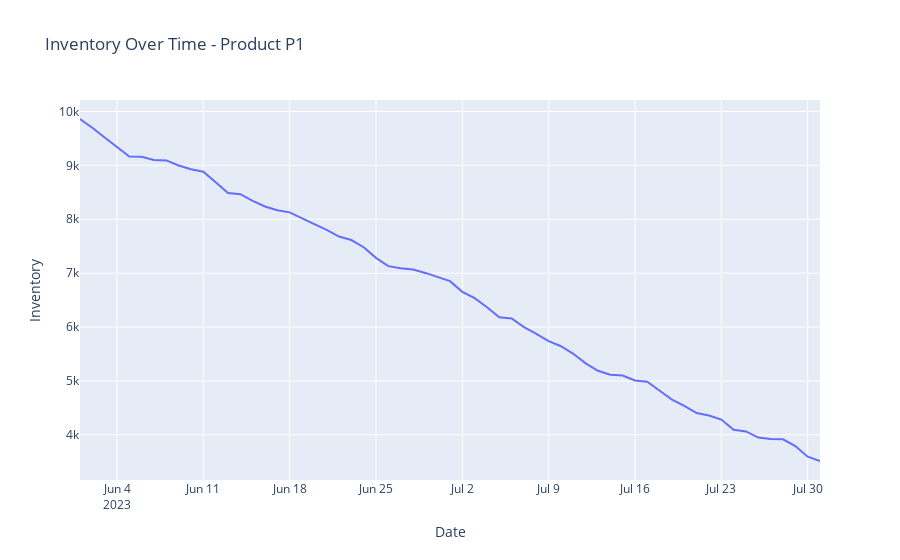
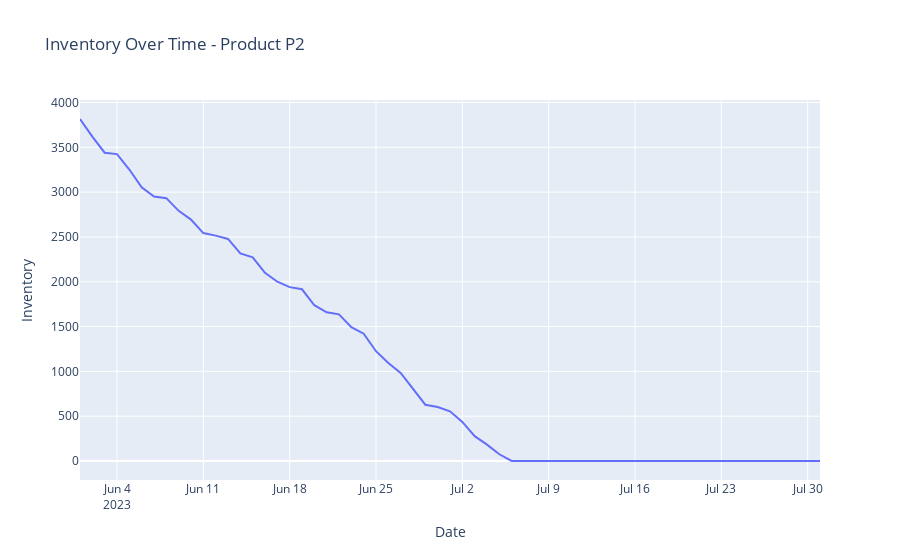
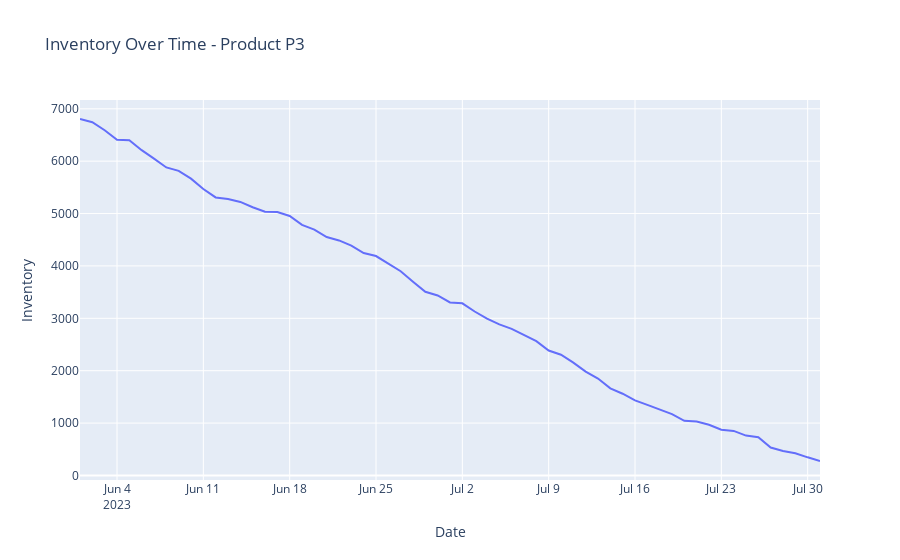

Here is the notebook cell these charts were saved with, in order:
### Markdown cell above
INVENTORY PLOTS OVER THE PERIOD

### Code cell
import plotly.express as px

fig_inventory_p1 = px.line(data[data['Product_ID'] == 'P1'], x='Date', y='Inventory', title='Inventory Over Time - Product P1')

fig_inventory_p2 = px.line(data[data['Product_ID'] == 'P2'], x='Date', y='Inventory', title='Inventory Over Time - Product P2')

fig_inventory_p3 = px.line(data[data['Product_ID'] == 'P3'], x='Date', y='Inventory', title='Inventory Over Time - Product P3')

fig_inventory_p1.show()
fig_inventory_p2.show()
fig_inventory_p3.show()

### Figure 1 — Plotly figure (JSON) as saved in the notebook; plotly's stock layout.template omitted (floating-point values rounded to 4 significant figures)
{"data": [{"hovertemplate": "Date=%{x}<br>Inventory=%{y}<extra></extra>", "legendgroup": "", "line": {"color": "#636efa", "dash": "solid"}, "marker": {"symbol": "circle"}, "mode": "lines", "name": "", "orientation": "v", "showlegend": false, "type": "scatter", "x": ["2023-06-01", "2023-06-02", "2023-06-03", "2023-06-04", "2023-06-05", "2023-06-06", "2023-06-07", "2023-06-08", "2023-06-09", "2023-06-10", "2023-06-11", "2023-06-12", "2023-06-13", "2023-06-14", "2023-06-15", "2023-06-16", "2023-06-17", "2023-06-18", "2023-06-19", "2023-06-20", "2023-06-21", "2023-06-22", "2023-06-23", "2023-06-24", "2023-06-25", "2023-06-26", "2023-06-27", "2023-06-28", "2023-06-29", "2023-06-30", "2023-07-01", "2023-07-02", "2023-07-03", "2023-07-04", "2023-07-05", "2023-07-06", "2023-07-07", "2023-07-08", "2023-07-09", "2023-07-10", "2023-07-11", "2023-07-12", "2023-07-13", "2023-07-14", "2023-07-15", "2023-07-16", "2023-07-17", "2023-07-18", "2023-07-19", "2023-07-20", "2023-07-21", "2023-07-22", "2023-07-23", "2023-07-24", "2023-07-25", "2023-07-26", "2023-07-27", "2023-07-28", "2023-07-29", "2023-07-30", "2023-07-31"], "xaxis": "x", "y": [9860, 9699, 9517, 9345, 9165, 9158, 9099, 9092, 8998, 8927, 8882, 8685, 8486, 8466, 8341, 8238, 8167, 8128, 8014, 7909, 7802, 7680, 7615, 7481, 7284, 7131, 7092, 7067, 7005, 6935, 6852, 6654, 6536, 6367, 6182, 6159, 5999, 5875, 5738, 5645, 5504, 5328, 5189, 5116, 5103, 5011, 4986, 4820, 4655, 4539, 4406, 4359, 4285, 4097, 4064, 3950, 3926, 3918, 3793, 3595, 3516], "yaxis": "y"}], "layout": {"legend": {"tracegroupgap": 0}, "title": {"text": "Inventory Over Time - Product P1"}, "xaxis": {"anchor": "y", "domain": [0, 1], "title": {"text": "Date"}}, "yaxis": {"anchor": "x", "domain": [0, 1], "title": {"text": "Inventory"}}}}

### Figure 2 — Plotly figure (JSON) as saved in the notebook; plotly's stock layout.template omitted (floating-point values rounded to 4 significant figures)
{"data": [{"hovertemplate": "Date=%{x}<br>Inventory=%{y}<extra></extra>", "legendgroup": "", "line": {"color": "#636efa", "dash": "solid"}, "marker": {"symbol": "circle"}, "mode": "lines", "name": "", "orientation": "v", "showlegend": false, "type": "scatter", "x": ["2023-06-01", "2023-06-02", "2023-06-03", "2023-06-04", "2023-06-05", "2023-06-06", "2023-06-07", "2023-06-08", "2023-06-09", "2023-06-10", "2023-06-11", "2023-06-12", "2023-06-13", "2023-06-14", "2023-06-15", "2023-06-16", "2023-06-17", "2023-06-18", "2023-06-19", "2023-06-20", "2023-06-21", "2023-06-22", "2023-06-23", "2023-06-24", "2023-06-25", "2023-06-26", "2023-06-27", "2023-06-28", "2023-06-29", "2023-06-30", "2023-07-01", "2023-07-02", "2023-07-03", "2023-07-04", "2023-07-05", "2023-07-06", "2023-07-07", "2023-07-08", "2023-07-09", "2023-07-10", "2023-07-11", "2023-07-12", "2023-07-13", "2023-07-14", "2023-07-15", "2023-07-16", "2023-07-17", "2023-07-18", "2023-07-19", "2023-07-20", "2023-07-21", "2023-07-22", "2023-07-23", "2023-07-24", "2023-07-25", "2023-07-26", "2023-07-27", "2023-07-28", "2023-07-29", "2023-07-30", "2023-07-31"], "xaxis": "x", "y": [3816, 3620, 3440, 3424, 3252, 3055, 2951, 2933, 2791, 2694, 2543, 2515, 2478, 2317, 2273, 2100, 2000, 1940, 1916, 1738, 1659, 1636, 1493, 1421, 1225, 1093, 982, 804, 628, 602, 554, 436, 277, 183, 75, 0, 0, 0, 0, 0, 0, 0, 0, 0, 0, 0, 0, 0, 0, 0, 0, 0, 0, 0, 0, 0, 0, 0, 0, 0, 0], "yaxis": "y"}], "layout": {"legend": {"tracegroupgap": 0}, "title": {"text": "Inventory Over Time - Product P2"}, "xaxis": {"anchor": "y", "domain": [0, 1], "title": {"text": "Date"}}, "yaxis": {"anchor": "x", "domain": [0, 1], "title": {"text": "Inventory"}}}}

### Figure 3 — Plotly figure (JSON) as saved in the notebook; plotly's stock layout.template omitted (floating-point values rounded to 4 significant figures)
{"data": [{"hovertemplate": "Date=%{x}<br>Inventory=%{y}<extra></extra>", "legendgroup": "", "line": {"color": "#636efa", "dash": "solid"}, "marker": {"symbol": "circle"}, "mode": "lines", "name": "", "orientation": "v", "showlegend": false, "type": "scatter", "x": ["2023-06-01", "2023-06-02", "2023-06-03", "2023-06-04", "2023-06-05", "2023-06-06", "2023-06-07", "2023-06-08", "2023-06-09", "2023-06-10", "2023-06-11", "2023-06-12", "2023-06-13", "2023-06-14", "2023-06-15", "2023-06-16", "2023-06-17", "2023-06-18", "2023-06-19", "2023-06-20", "2023-06-21", "2023-06-22", "2023-06-23", "2023-06-24", "2023-06-25", "2023-06-26", "2023-06-27", "2023-06-28", "2023-06-29", "2023-06-30", "2023-07-01", "2023-07-02", "2023-07-03", "2023-07-04", "2023-07-05", "2023-07-06", "2023-07-07", "2023-07-08", "2023-07-09", "2023-07-10", "2023-07-11", "2023-07-12", "2023-07-13", "2023-07-14", "2023-07-15", "2023-07-16", "2023-07-17", "2023-07-18", "2023-07-19", "2023-07-20", "2023-07-21", "2023-07-22", "2023-07-23", "2023-07-24", "2023-07-25", "2023-07-26", "2023-07-27", "2023-07-28", "2023-07-29", "2023-07-30", "2023-07-31"], "xaxis": "x", "y": [6805, 6744, 6590, 6410, 6398, 6210, 6048, 5880, 5815, 5666, 5469, 5308, 5279, 5222, 5120, 5036, 5031, 4953, 4783, 4694, 4551, 4487, 4387, 4247, 4189, 4042, 3899, 3700, 3507, 3436, 3302, 3286, 3130, 2992, 2883, 2798, 2689, 2565, 2385, 2304, 2155, 1982, 1850, 1662, 1560, 1434, 1348, 1257, 1171, 1044, 1028, 968, 874, 851, 761, 728, 532, 468, 424, 346, 276], "yaxis": "y"}], "layout": {"legend": {"tracegroupgap": 0}, "title": {"text": "Inventory Over Time - Product P3"}, "xaxis": {"anchor": "y", "domain": [0, 1], "title": {"text": "Date"}}, "yaxis": {"anchor": "x", "domain": [0, 1], "title": {"text": "Inventory"}}}}
